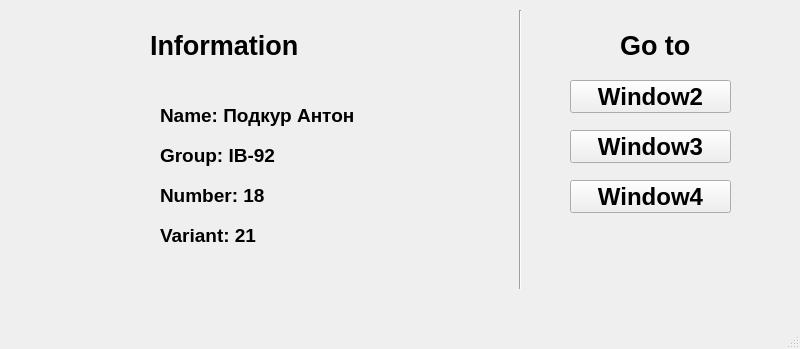
<?xml version="1.0" encoding="UTF-8"?>
<ui version="4.0">
 <class>MainWindow</class>
 <widget class="QMainWindow" name="MainWindow">
  <property name="geometry">
   <rect>
    <x>0</x>
    <y>0</y>
    <width>800</width>
    <height>349</height>
   </rect>
  </property>
  <property name="font">
   <font>
    <pointsize>36</pointsize>
    <weight>75</weight>
    <bold>true</bold>
   </font>
  </property>
  <property name="windowTitle">
   <string>MainWindow</string>
  </property>
  <widget class="QWidget" name="centralwidget">
   <widget class="QLabel" name="label">
    <property name="geometry">
     <rect>
      <x>150</x>
      <y>20</y>
      <width>171</width>
      <height>51</height>
     </rect>
    </property>
    <property name="font">
     <font>
      <pointsize>20</pointsize>
      <weight>75</weight>
      <bold>true</bold>
     </font>
    </property>
    <property name="layoutDirection">
     <enum>Qt::LeftToRight</enum>
    </property>
    <property name="text">
     <string>Information</string>
    </property>
   </widget>
   <widget class="QLabel" name="label_2">
    <property name="geometry">
     <rect>
      <x>620</x>
      <y>20</y>
      <width>81</width>
      <height>51</height>
     </rect>
    </property>
    <property name="font">
     <font>
      <pointsize>20</pointsize>
     </font>
    </property>
    <property name="text">
     <string>Go to</string>
    </property>
   </widget>
   <widget class="Line" name="line">
    <property name="geometry">
     <rect>
      <x>510</x>
      <y>10</y>
      <width>20</width>
      <height>431</height>
     </rect>
    </property>
    <property name="orientation">
     <enum>Qt::Vertical</enum>
    </property>
   </widget>
   <widget class="QLabel" name="label_3">
    <property name="geometry">
     <rect>
      <x>160</x>
      <y>100</y>
      <width>211</width>
      <height>31</height>
     </rect>
    </property>
    <property name="font">
     <font>
      <pointsize>14</pointsize>
     </font>
    </property>
    <property name="text">
     <string>Name: Подкур Антон</string>
    </property>
   </widget>
   <widget class="QLabel" name="label_4">
    <property name="geometry">
     <rect>
      <x>160</x>
      <y>140</y>
      <width>141</width>
      <height>31</height>
     </rect>
    </property>
    <property name="font">
     <font>
      <pointsize>14</pointsize>
     </font>
    </property>
    <property name="text">
     <string>Group: ІВ-92</string>
    </property>
   </widget>
   <widget class="QLabel" name="label_5">
    <property name="geometry">
     <rect>
      <x>160</x>
      <y>180</y>
      <width>141</width>
      <height>31</height>
     </rect>
    </property>
    <property name="font">
     <font>
      <pointsize>14</pointsize>
     </font>
    </property>
    <property name="text">
     <string>Number: 18</string>
    </property>
   </widget>
   <widget class="QLabel" name="label_6">
    <property name="geometry">
     <rect>
      <x>160</x>
      <y>220</y>
      <width>141</width>
      <height>31</height>
     </rect>
    </property>
    <property name="font">
     <font>
      <pointsize>14</pointsize>
     </font>
    </property>
    <property name="text">
     <string>Variant: 21</string>
    </property>
   </widget>
   <widget class="QPushButton" name="pushButton">
    <property name="geometry">
     <rect>
      <x>570</x>
      <y>80</y>
      <width>161</width>
      <height>33</height>
     </rect>
    </property>
    <property name="font">
     <font>
      <pointsize>18</pointsize>
      <weight>75</weight>
      <bold>true</bold>
     </font>
    </property>
    <property name="text">
     <string>Window2</string>
    </property>
   </widget>
   <widget class="QPushButton" name="pushButton_2">
    <property name="geometry">
     <rect>
      <x>570</x>
      <y>130</y>
      <width>161</width>
      <height>33</height>
     </rect>
    </property>
    <property name="font">
     <font>
      <pointsize>18</pointsize>
      <weight>75</weight>
      <bold>true</bold>
     </font>
    </property>
    <property name="text">
     <string>Window3</string>
    </property>
   </widget>
   <widget class="QPushButton" name="pushButton_3">
    <property name="geometry">
     <rect>
      <x>570</x>
      <y>180</y>
      <width>161</width>
      <height>33</height>
     </rect>
    </property>
    <property name="font">
     <font>
      <pointsize>18</pointsize>
      <weight>75</weight>
      <bold>true</bold>
     </font>
    </property>
    <property name="text">
     <string>Window4</string>
    </property>
   </widget>
  </widget>
  <widget class="QStatusBar" name="statusbar"/>
 </widget>
 <resources/>
 <connections/>
</ui>
